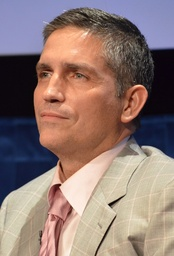
#> input picture jim_caviezel.jpg, 174 x 256 px, shrunk from 1200 x 1766 before the run
$ python main.py jim_caviezel.jpg 1.0
#> lines starting #> are read from the running program, lines starting #| are printed output that depends on the picture
from PIL import Image
import sys

# Luminance Symbols 0.0 - 1.0
lum_sym = ['.', '*', '^', '~', '!', '&', '$', '%', '#', '@']
ascii_buf = ""

if len(sys.argv) != 3:
    print("[-] Usage: python main.py <image file> <downscale rate>")
    exit(1)

downscale_rate = float(sys.argv[2])

if downscale_rate > 1.0:
    raise ValueError("Cannot upscale, valid values are 0.0 - 1.0")

img = Image.open(sys.argv[1]).convert("LA") # Open image then convert to grayscale
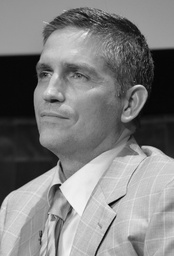
#> img: PIL image 174x256 LA; mean R, G, B, A 126.8, 126.8, 126.8, 255
img = img.rotate(90)
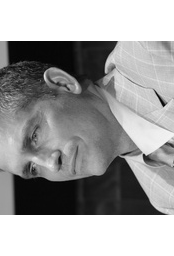
#> img: PIL image 174x256 LA; mean R, G, B, A 77.9, 77.9, 77.9, 173.3; transparent parts drawn white
WIDTH, HEIGHT = img.size
#> WIDTH = 174; HEIGHT = 256
WIDTH = int(WIDTH * downscale_rate)
HEIGHT = int(HEIGHT * downscale_rate)
img.thumbnail((WIDTH, HEIGHT)) # Resize Image
pix = img.load() # Image pixels

for x in range(WIDTH):
    for y in range(HEIGHT):
        gscale,_ = pix[x,y]
        gscale = int(round(gscale/255, 1) * 10) - 1
        ascii_buf += lum_sym[gscale]
    ascii_buf += "\n"

print(ascii_buf)
